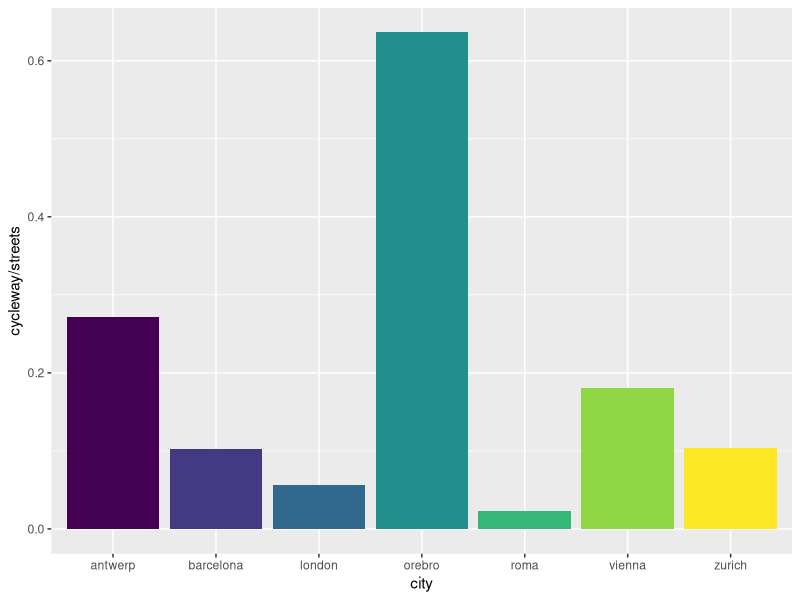

Write the R code that produced this figure.
library("dplyr")
library("ggplot2")
library("viridis")
streets <- readr::read_csv("tadaaa_streets.csv")
cycles <- readr::read_csv("tadaaa.csv")


distances <- left_join(streets, cycles, by = "city")


p <- ggplot(distances) +
  geom_bar(aes(city, cycleway/streets,
               fill = city), stat = "identity") +
  scale_fill_viridis(discrete = TRUE) +
  theme(legend.position = "none") 
ggsave(p, file = "figures/cycleway_vs_streets.png", width = 8, height = 6)